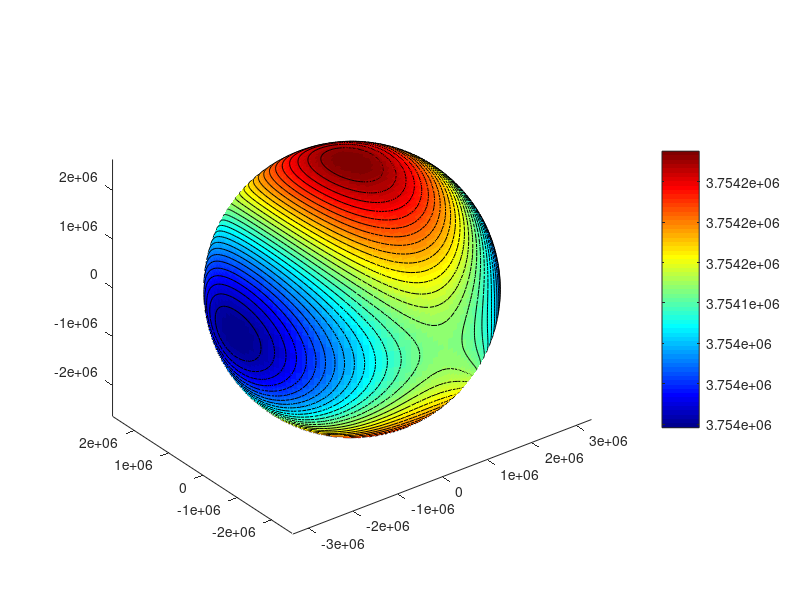

The MATLAB source for this figure:
function VisualizeEllipsoidPotential
clc, clear, close all

m = 1481.90e20;
a = 2634.40e3;
b = 2634.10e3;
c = 2633.80e3;
G = 6.673e-11;

theta_ = linspace(-pi/2, pi/2, 150);
phi_   = linspace(0, 2*pi, 150);
[theta, phi] = meshgrid(theta_, phi_);
[x, y, z, r] = get_xyzr(theta, phi, a, b, c);
Phi = G*m./r .* (1 + ((2*a^2-b^2-c^2)*x.^2 + (2*b^2-a^2-c^2)*y.^2 + (2*c^2-a^2-b^2)*z.^2) / 10 ./r.^4);
C = contourc(theta_, phi_, Phi, 30);

pos = 1;
N = size(C,2);

figure
hold on
axis equal
view(3)

surf(x, y, z, Phi, 'EdgeColor', 'none')
colormap('jet')
colorbar

while true
  n = C(2, pos);
  theta = C(1, pos+1 : pos+n);
  phi   = C(2, pos+1 : pos+n);
  [x, y, z, r] = get_xyzr(theta, phi, a, b, c);
  plot3(x, y, z, 'k')
  pos = pos + n + 1;
  if pos > N
    break
  end
end

function [x, y, z, r] = get_xyzr(theta, phi, a, b, c)

r = sqrt(1./(cos(theta).^2 .* cos(phi).^2/a^2+cos(theta).^2 .* sin(phi).^2/b^2+sin(theta).^2/c^2));
x = r.*cos(theta).*cos(phi); 
y = r.*cos(theta).*sin(phi); 
z = r.*sin(theta);